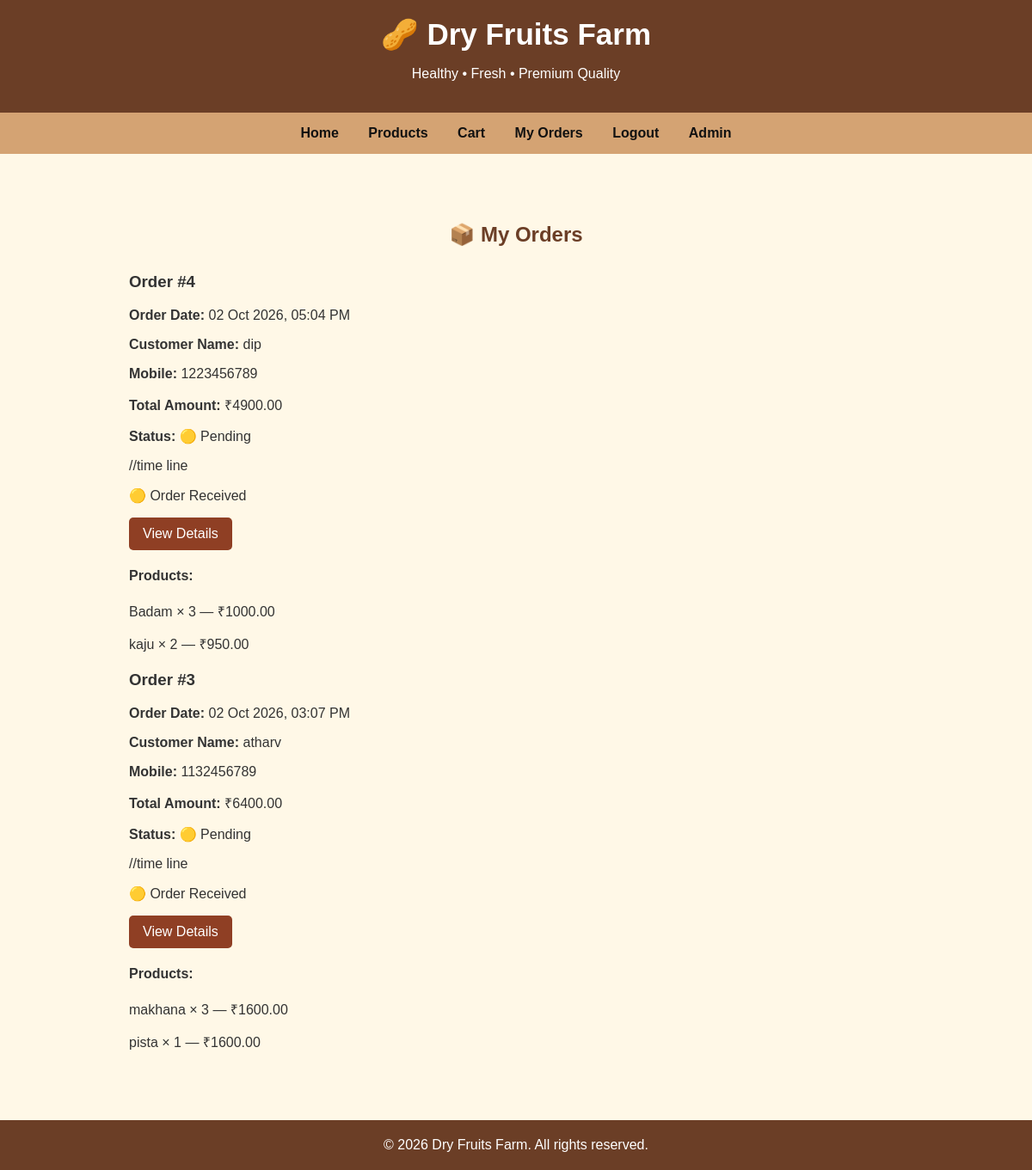
/my-orders/ (signed in), run on the app's committed database.
### store/models.py (models this page shows, shortened)
class Order(models.Model):
    STATUS_CHOICES = [
        ('pending', 'Pending'),
        ('confirmed', 'Confirmed'),
        ('shipped', 'Shipped'),
        ('delivered', 'Delivered'),
        ('cancelled', 'Cancelled'),
    ]
    user = models.ForeignKey(
        settings.AUTH_USER_MODEL,
        on_delete=models.CASCADE,
        related_name='orders'
    )
    customer_name = models.CharField(max_length=150)
    mobile = models.CharField(max_length=15)
    address = models.TextField()
    total_amount = models.DecimalField(
        max_digits=10,
        decimal_places=2,
        default=0
    )
    status = models.CharField(
        max_length=20,
        choices=STATUS_CHOICES,
        default='pending'
    )
    created_at = models.DateTimeField(auto_now_add=True)

class OrderItem(models.Model):
    order = models.ForeignKey(
        Order,
        on_delete=models.CASCADE,
        related_name='items'
    )
    product = models.ForeignKey(
        Product,
        on_delete=models.SET_NULL,
        null=True,
        blank=True
    )
    product_name = models.CharField(max_length=150)
    price = models.DecimalField(
        max_digits=10,
        decimal_places=2
    )
    quantity = models.PositiveIntegerField(default=1)

### store/views.py (the view)
# urls.py: path('my-orders/', views.my_orders, name='my_orders'),
@login_required(login_url='store:login')
def my_orders(request):
    orders = Order.objects.filter(
        user=request.user
    ).order_by('-created_at')
    return render(
        request,
        'store/my_orders.html',
        {
            'orders': orders
        }
    )

### templates/store/my_orders.html (shortened to what this page needs)
{% extends 'base.html' %}
{% block content %}
<section class="cart-page">
    <h2>📦 My Orders</h2>
    {% if orders %}
        {% for order in orders %}
        <div class="cart-summary" style="margin-bottom: 20px;">
            <h3>Order #{{ order.id }}</h3>
            <p>
                <strong>Order Date:</strong>
                {{ order.created_at|date:"d M Y, h:i A" }}
            </p>
            <p>
                <strong>Customer Name:</strong>
                {{ order.customer_name }}
            </p>
            <p>
                <strong>Mobile:</strong>
                {{ order.mobile }}
            </p>
            <p>
                <strong>Total Amount:</strong>
                ₹{{ order.total_amount }}
            </p>
           <p>
    <strong>Status:</strong>
    {% if order.status == 'pending' %}
        🟡 Pending
    {% elif order.status == 'confirmed' %}
        🔵 Confirmed
    {% elif order.status == 'shipped' %}
        🚚 Shipped
    {% elif order.status == 'delivered' %}
        🟢 Delivered
    {% elif order.status == 'cancelled' %}
        🔴 Cancelled
    {% endif %}
</p>
//time line
{% if order.status == 'pending' %}
    <p>🟡 Order Received</p>
{% elif order.status == 'confirmed' %}
    <p>🟡 Order Received → 🔵 Confirmed</p>
{% elif order.status == 'shipped' %}
    <p>🟡 Order Received → 🔵 Confirmed → 🚚 Shipped</p>
{% elif order.status == 'delivered' %}
    <p>🟡 Order Received → 🔵 Confirmed → 🚚 Shipped → 🟢 Delivered</p>
{% elif order.status == 'cancelled' %}
    <p>🔴 Order Cancelled</p>
{% endif %}
            <a
    class="button"
    href="{% url 'store:order_detail' order.id %}"
>
    View Details
</a>
            <h4>Products:</h4>
            {% for item in order.items.all %}
                <p>
                    {{ item.product_name }}
                    × {{ item.quantity }}
                    — ₹{{ item.price }}
                </p>
            {% endfor %}
        </div>
        {% endfor %}
    {% endif %}
</section>
{% endblock %}

### static/css/style.css (style rules this page uses)
body { margin: 0; font-family: Arial, sans-serif; background-color: #fff8e7; color: #333; }
.button { display: inline-block; background-color: #8f3f24; color: white; text-decoration: none; border: none; padding: 10px 16px; border-radius: 5px; cursor: pointer; }
.cart-page { max-width: 900px; margin: 40px auto; padding: 20px; }
.cart-page > h2 { text-align: center; color: #6b3e26; margin-bottom: 30px; }

### data on the page
Order: id "4", created_at "02 Oct 2026, 05:04 PM", customer_name "dip", mobile "1223456789", total_amount "4900.00", status "🟡 Pending"
OrderItem: product_name "Badam", quantity "3", price "1000.00"
OrderItem: product_name "kaju", quantity "2", price "950.00"
Order: id "3", created_at "02 Oct 2026, 03:07 PM", customer_name "atharv", mobile "1132456789", total_amount "6400.00", status "🟡 Pending"
OrderItem: product_name "makhana", quantity "3", price "1600.00"
OrderItem: product_name "pista", quantity "1", price "1600.00"
